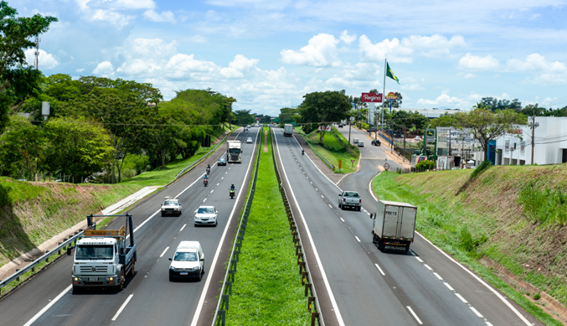
#> input picture operCrop/rodovia.png, 567 x 326 px
$ python openCrop.py
#> lines starting #> are read from the running program, lines starting #| are printed output that depends on the picture
#Criando uma nova imagem a partir do recorte da imagem original
import cv2
imagem = cv2.imread('rodovia.png')
#> imagem is the input picture: shape (326, 567, 3); mean B, G, R 132.9, 150.9, 132.9
recorte = imagem[100:300, 100:200] #aqui fica os parâmetros do recorte.
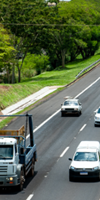
#> recorte: shape (200, 100, 3); mean B, G, R 79.9, 105.9, 92.9
cv2.imshow("Original", imagem)
cv2.imshow("Recorte da imagem", recorte)
cv2.waitKey(0)
cv2.imwrite("recorte.jpg", recorte)
